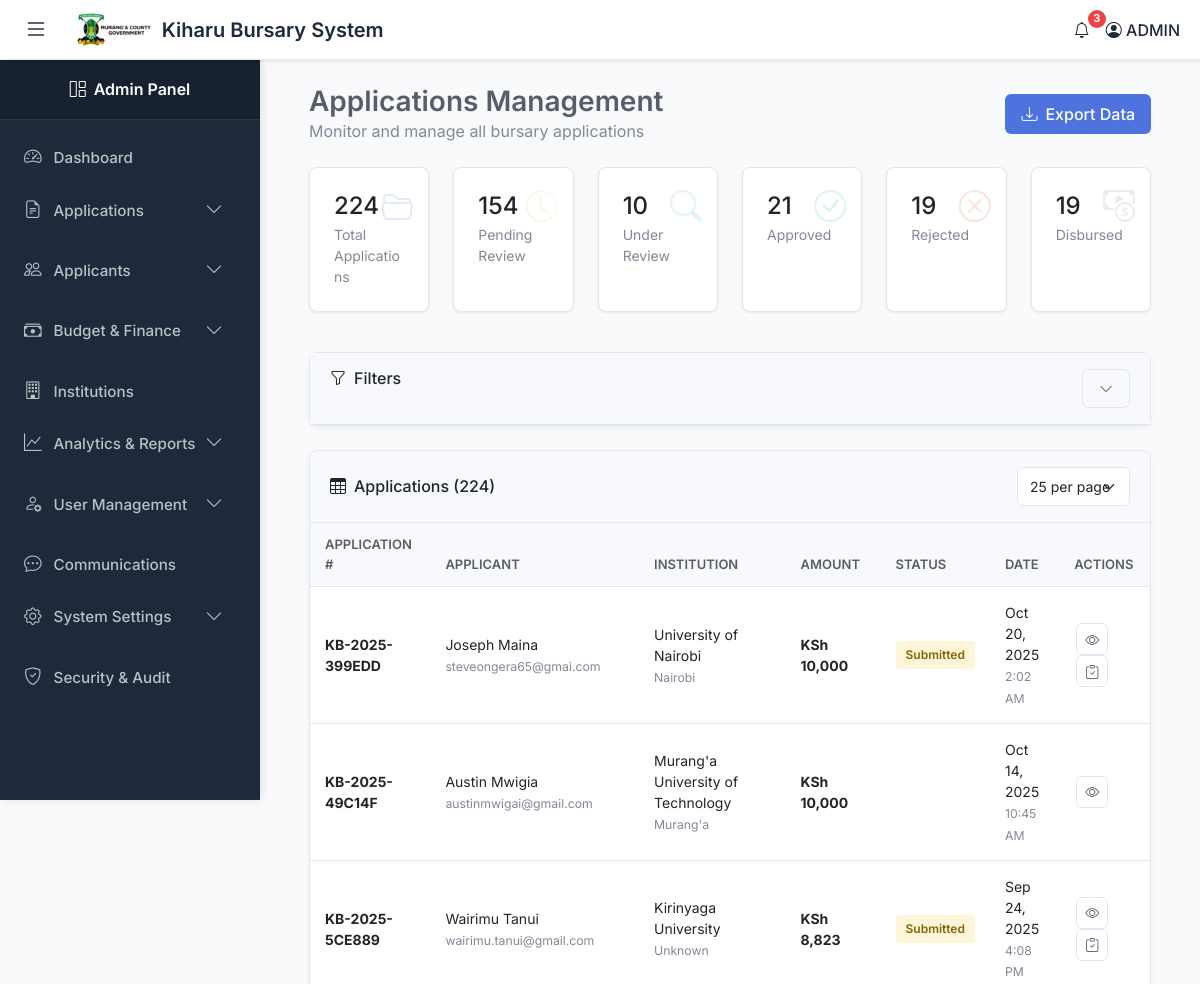
Page /applications/ (signed in, upper part) on the earlier database version.
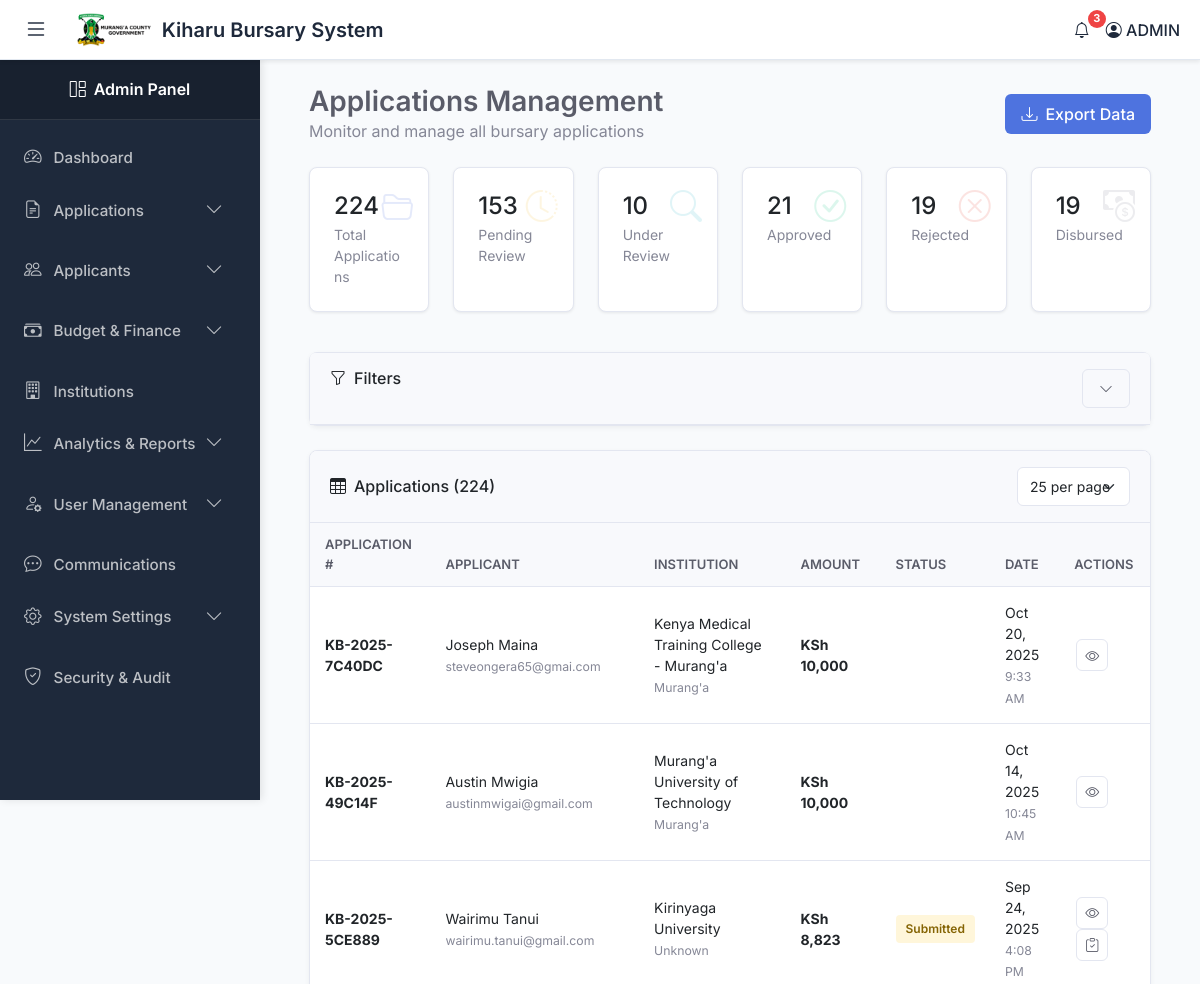
Same page on the later database version.
### kiharu_system/models.py (models this page shows, shortened)
class Application(models.Model):
    APPLICATION_STATUS = (
        ('draft', 'Draft'),
        ('submitted', 'Submitted'),
        ('under_review', 'Under Review'),
        ('approved', 'Approved'),
        ('rejected', 'Rejected'),
        ('disbursed', 'Disbursed'),
    )
    application_number = models.CharField(max_length=20, unique=True, editable=False)
    applicant = models.ForeignKey(Applicant, on_delete=models.CASCADE, related_name='applications')
    fiscal_year = models.ForeignKey(FiscalYear, on_delete=models.CASCADE)
    bursary_category = models.ForeignKey(BursaryCategory, on_delete=models.CASCADE)
    institution = models.ForeignKey(Institution, on_delete=models.CASCADE)
    status = models.CharField(max_length=20, choices=APPLICATION_STATUS, default='draft')
    admission_number = models.CharField(max_length=100)
    year_of_study = models.PositiveIntegerField()
    course_name = models.CharField(max_length=200, blank=True, null=True)  # For college/university
    expected_completion_date = models.DateField()
    total_fees_payable = models.DecimalField(max_digits=10, decimal_places=2)
    fees_paid = models.DecimalField(max_digits=10, decimal_places=2)
    fees_balance = models.DecimalField(max_digits=10, decimal_places=2)
    amount_requested = models.DecimalField(max_digits=10, decimal_places=2)
    other_bursaries = models.BooleanField(default=False)
    other_bursaries_amount = models.DecimalField(max_digits=10, decimal_places=2, default=0)
    other_bursaries_source = models.CharField(max_length=200, blank=True, null=True)
    is_orphan = models.BooleanField(default=False)
    is_disabled = models.BooleanField(default=False)
    has_chronic_illness = models.BooleanField(default=False)
    chronic_illness_description = models.TextField(blank=True, null=True)
    date_submitted = models.DateTimeField(auto_now_add=True)
    last_updated = models.DateTimeField(auto_now=True)
    previous_allocation = models.BooleanField(default=False)
    previous_allocation_year = models.CharField(max_length=20, blank=True, null=True)
    previous_allocation_amount = models.DecimalField(max_digits=10, decimal_places=2, default=0)

class Applicant(models.Model):
    GENDER_CHOICES = (
        ('M', 'Male'),
        ('F', 'Female'),
    )
    user = models.OneToOneField(User, on_delete=models.CASCADE, related_name='applicant_profile')
    gender = models.CharField(max_length=1, choices=GENDER_CHOICES)
    date_of_birth = models.DateField()
    id_number = models.CharField(max_length=20, unique=True)
    ward = models.ForeignKey(Ward, on_delete=models.SET_NULL, null=True, related_name='residents')
    location = models.ForeignKey(Location, on_delete=models.SET_NULL, null=True)
    sublocation = models.ForeignKey(SubLocation, on_delete=models.SET_NULL, null=True)
    village = models.ForeignKey(Village, on_delete=models.SET_NULL, null=True)
    physical_address = models.TextField()
    postal_address = models.CharField(max_length=100, blank=True, null=True)
    special_needs = models.BooleanField(default=False)
    special_needs_description = models.TextField(blank=True, null=True)
    profile_picture = models.ImageField(upload_to='profile_pics/', default='profile_pics/default.png', blank=True,null=True)

class User(AbstractUser):
    USER_TYPES = (
        ('applicant', 'Applicant'),
        ('admin', 'Administrator'),
        ('reviewer', 'Application Reviewer'),
        ('finance', 'Finance Officer'),
    )
    user_type = models.CharField(max_length=20, choices=USER_TYPES, default='applicant')
    id_number = models.CharField(max_length=20, unique=True, null=True, blank=True)
    phone_regex = RegexValidator(
        regex=r'^\+254\d{9}$',
        message="Phone number must be entered in the format: '+254XXXXXXXXX'. Exactly 12 digits including country code."
    )
    phone_number = models.CharField(validators=[phone_regex], max_length=17, blank=True)

class Institution(models.Model):
    INSTITUTION_TYPES = (
        ('highschool', 'High School'),
        ('special_school', 'Special School'),
        ('college', 'College'),
        ('university', 'University'),
    )
    name = models.CharField(max_length=200)
    institution_type = models.CharField(max_length=20, choices=INSTITUTION_TYPES)
    county = models.CharField(max_length=100)
    postal_address = models.CharField(max_length=100, blank=True, null=True)
    phone_number = models.CharField(max_length=20, blank=True, null=True)
    email = models.EmailField(blank=True, null=True)

### kiharu_system/views.py (the view, shortened to what this page needs)
# urls.py: path('applications/', views.application_list, name='application_list'),
@login_required
@user_passes_test(is_reviewer)
def application_list(request):
    applications = Application.objects.select_related(
        'applicant__user',
        'applicant__ward',
        'institution',
        'bursary_category',
        'fiscal_year'
    ).prefetch_related('reviews', 'allocation')
    search_query = request.GET.get('search', '').strip()
    status = request.GET.get('status')
    ward = request.GET.get('ward')
    institution_type = request.GET.get('institution_type')
    fiscal_year_id = request.GET.get('fiscal_year')
    date_from = request.GET.get('date_from')
    date_to = request.GET.get('date_to')
    amount_min = request.GET.get('amount_min')
    amount_max = request.GET.get('amount_max')
    if status:
        applications = applications.filter(status=status)
    if ward:
        applications = applications.filter(applicant__ward__id=ward)
    if institution_type:
        applications = applications.filter(bursary_category__category_type=institution_type)
    if fiscal_year_id:
        applications = applications.filter(fiscal_year__id=fiscal_year_id)
    if date_from:
        try:
            from_date = datetime.strptime(date_from, '%Y-%m-%d').date()
            applications = applications.filter(date_submitted__date__gte=from_date)
        except ValueError:
            pass
    if date_to:
        try:
            to_date = datetime.strptime(date_to, '%Y-%m-%d').date()
            applications = applications.filter(date_submitted__date__lte=to_date)
        except ValueError:
            pass
    if amount_min:
        try:
            min_amount = float(amount_min)
            applications = applications.filter(amount_requested__gte=min_amount)
        except ValueError:
            pass
    if amount_max:
        try:
            max_amount = float(amount_max)
            applications = applications.filter(amount_requested__lte=max_amount)
        except ValueError:
            pass
    sort_by = request.GET.get('sort', '-date_submitted')
    valid_sort_fields = [
        'date_submitted', '-date_submitted',
        'amount_requested', '-amount_requested',
        'applicant__user__last_name', '-applicant__user__last_name',
        'status', '-status',
        'application_number', '-application_number'
    ]
    if sort_by in valid_sort_fields:
        applications = applications.order_by(sort_by)
    else:
        applications = applications.order_by('-date_submitted')
    all_applications = Application.objects.all()
    status_stats = all_applications.values('status').annotate(count=Count('id')).order_by('status')
    status_counts = {stat['status']: stat['count'] for stat in status_stats}
    financial_stats = all_applications.aggregate(
        total_requested=Coalesce(Sum('amount_requested'), Value(0), output_field=DecimalField()),
        total_allocated=Coalesce(Sum('allocation__amount_allocated'), Value(0), output_field=DecimalField()),
        avg_requested=Coalesce(Avg('amount_requested'), Value(0), output_field=DecimalField()),
        total_disbursed=Coalesce(
            Sum('allocation__amount_allocated', filter=Q(allocation__is_disbursed=True)),
            Value(0),
            output_field=DecimalField()
        )
    )
    thirty_days_ago = timezone.now() - timedelta(days=30)
    recent_count = all_applications.filter(date_submitted__gte=thirty_days_ago).count()
    ward_stats = all_applications.values(
        'applicant__ward__name'
    ).annotate(
        count=Count('id'),
        total_requested=Coalesce(Sum('amount_requested'), 0)
    ).order_by('-count')[:5]  # Top 5 wards
    institution_stats = all_applications.values(
        'bursary_category__category_type'
    ).annotate(
        count=Count('id'),
        total_requested=Coalesce(Sum('amount_requested'), 0)
    ).order_by('-count')
    per_page = request.GET.get('per_page', 25)
    try:
        per_page = min(int(per_page), 100)  # Max 100 items per page
    except (ValueError, TypeError):
        per_page = 25
    paginator = Paginator(applications, per_page)
    page_number = request.GET.get('page')
    page_obj = paginator.get_page(page_number)
    wards = Ward.objects.all().order_by('name')
    fiscal_years = FiscalYear.objects.all().order_by('-start_date')
    institution_types = [
        ('highschool', 'High School'),
        ('special_school', 'Special School'),
        ('college', 'College'),
        ('university', 'University'),
    ]
    application_statuses = [
        ('draft', 'Draft'),
        ('submitted', 'Submitted'),
        ('under_review', 'Under Review'),
        ('approved', 'Approved'),
        ('rejected', 'Rejected'),
        ('disbursed', 'Disbursed'),
    ]
    context = {
        'page_obj': page_obj,
        'applications': page_obj.object_list,
        'wards': wards,
        'fiscal_years': fiscal_years,
        'institution_types': institution_types,
        'application_statuses': application_statuses,
        'current_search': search_query,
        'current_status': status,
        'current_ward': ward,
        'current_institution_type': institution_type,
        'current_fiscal_year': fiscal_year_id,
        'current_date_from': date_from,
        'current_date_to': date_to,
        'current_amount_min': amount_min,
        'current_amount_max': amount_max,
        'current_sort': sort_by,
        'current_per_page': per_page,
        'status_counts': status_counts,
        'financial_stats': financial_stats,
        'recent_count': recent_count,
        'ward_stats': ward_stats,
        'institution_stats': institution_stats,
        'draft_count': status_counts.get('draft', 0),
        'submitted_count': status_counts.get('submitted', 0),
        'under_review_count': status_counts.get('under_review', 0),
        'approved_count': status_counts.get('approved', 0),
        'rejected_count': status_counts.get('rejected', 0),
        'disbursed_count': status_counts.get('disbursed', 0),
        'total_applications': all_applications.count(),
    }
    return render(request, 'admin/application_list.html', context)

### kiharu_system/views.py (called while the page is built)
def is_reviewer(user):
    return user.user_type in ['admin', 'reviewer']

### templates/admin/application_list.html (shortened to what the changed rows need)
{% extends 'admin_base.html' %}
{% load humanize %}
{% block content %}
<div class="container-fluid px-4">
    <div class="row mb-4">
        <div class="col-12">
            <div class="d-flex justify-content-between align-items-center">
                <div>
                    <h1 class="h3 mb-0 page-title">Applications Management</h1>
                </div>
            </div>
        </div>
    </div>
    <div class="row mb-4">
        <div class="col-xl-2 col-md-4 col-6 mb-3">
            <div class="card stats-card stats-card-warning h-100">
                <div class="card-body p-4">
                    <div class="stats-card-icon">
                        <i class="bi bi-clock-history"></i>
                    </div>
                    <div class="h4 mb-1">{{ submitted_count|default:0 }}</div>
                    <div class="small text-muted">Pending Review</div>
                </div>
            </div>
        </div>
    </div>
    <div class="card table-card">
        <div class="card-body p-0">
            <div class="table-responsive">
                <table class="table table-hover mb-0">
                    <thead>
                        <tr>
                            <th>Application #</th>
                            <th>Applicant</th>
                            <th>Institution</th>
                            <th>Amount</th>
                            <th>Status</th>
                            <th>Date</th>
                            <th>Actions</th>
                        </tr>
                    </thead>
                    <tbody>
                        {% for application in page_obj %}
                        <tr>
                            <td>
                                <strong>{{ application.application_number }}</strong>
                            </td>
                            <td>
                                <div>{{ application.applicant.user.get_full_name }}</div>
                                <small class="text-muted">{{ application.applicant.user.email }}</small>
                            </td>
                            <td>
                                <div>{{ application.institution.name }}</div>
                                <small class="text-muted">{{ application.institution.county }}</small>
                            </td>
                            <td>
                                <strong>KSh {{ application.amount_requested|floatformat:0|intcomma }}</strong>
                            </td>
                            <td>
                                {% if application.status == 'submitted' %}
                                    <span class="status-badge status-submitted">Submitted</span>
                                {% elif application.status == 'under_review' %}
                                    <span class="status-badge status-under-review">Under Review</span>
                                {% elif application.status == 'approved' %}
                                    <span class="status-badge status-approved">Approved</span>
                                {% elif application.status == 'rejected' %}
                                    <span class="status-badge status-rejected">Rejected</span>
                                {% elif application.status == 'disbursed' %}
                                    <span class="status-badge status-disbursed">Disbursed</span>
                                {% endif %}
                            </td>
                            <td>
                                <div>{{ application.date_submitted|date:"M d, Y" }}</div>
                                <small class="text-muted">{{ application.date_submitted|date:"g:i A" }}</small>
                            </td>
                            <td>
                                <a href="{% url 'application_detail' application.id %}" class="action-btn" title="View Details">
                                    <i class="bi bi-eye"></i>
                                </a>
                                {% if application.status == 'submitted' or application.status == 'under_review' %}
                                <a href="{% url 'application_review' application.id %}" class="action-btn" title="Review Application">
                                    <i class="bi bi-clipboard-check"></i>
                                </a>
                                {% endif %}
                            </td>
                        </tr>
                        {% endfor %}
                    </tbody>
                </table>
            </div>
        </div>
    </div>
</div>
{% endblock %}

Differences in the rows shown:
removed Application: application_number "KB-2025-399EDD", applicant.user.get_full_name "Joseph Maina", applicant.user.email "steveongera65@gmai.com", institution.name "University of Nairobi", institution.county "Nairobi", amount_requested "10,000", status "Submitted", date_submitted "Oct 20, 2025", date_submitted "2:02 AM"
added Application: application_number "KB-2025-7C40DC", applicant.user.get_full_name "Joseph Maina", applicant.user.email "steveongera65@gmai.com", institution.name "Kenya Medical Training College - Murang'a", institution.county "Murang'a", amount_requested "10,000", date_submitted "Oct 20, 2025", date_submitted "9:33 AM"
Other differences:
{{ submitted_count|default:0 }}: "154" → "153"
